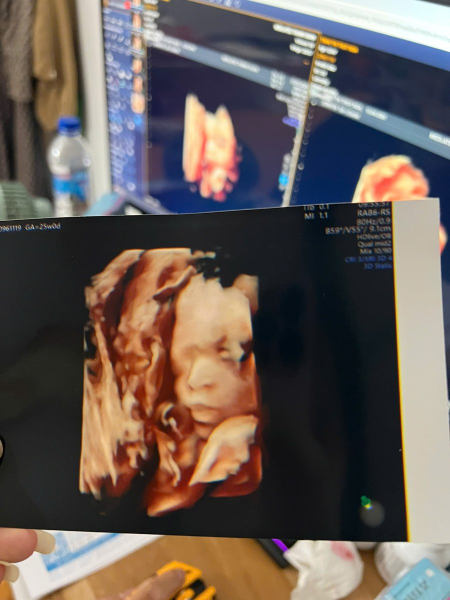
#> input picture site/photos/1.jpg, 900 x 1200 px, given as the content of the folder /Users/phamvietan/Desktop/Personal Docs/Em Khoai, which was not available (shown at 1/2 size)
$ python prepare_photos.py
#> lines starting #> are read from the running program, lines starting #| are printed output that depends on the picture
from pathlib import Path
from PIL import Image, ImageOps
import json
source = Path('/Users/phamvietan/Desktop/Personal Docs/Em Khoai')
out = Path(__file__).parent / 'site'
files = sorted((p for p in source.glob('*.jpg') if p.stem.isdigit()), key=lambda p: int(p.stem)) + sorted(source.glob('birthday-photos*.jpg'))
manifest = []
for p in files:
    im = ImageOps.exif_transpose(Image.open(p)).convert('RGB')
#> im is the input picture: PIL image 900x1200 RGB; mean R, G, B 104.1, 92.7, 86.9
    full = im.copy(); full.thumbnail((1200,1200))
    full.save(out/'photos'/f'{p.stem}.jpg', quality=83, optimize=True)
    thumb = im.copy(); thumb.thumbnail((360,360))
#> after `thumb.thumbnail((360, 360))`:
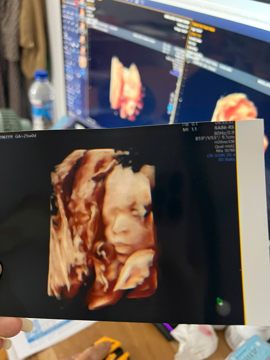
#> thumb: PIL image 270x360 RGB; mean R, G, B 104.1, 92.7, 86.9
    thumb.save(out/'thumbs'/f'{p.stem}.jpg', quality=75, optimize=True)
    manifest.append({'id':p.stem,'src':f'photos/{p.stem}.jpg','thumb':f'thumbs/{p.stem}.jpg','width':im.width,'height':im.height,'birthday':p.stem.startswith('birthday'),'label':('Sinh nhật một tuổi · '+p.stem.removeprefix('birthday-photos')) if p.stem.startswith('birthday') else ('Khoảnh khắc '+p.stem)})
(out/'photos.js').write_text('window.KHOAI_PHOTOS = '+json.dumps(manifest,ensure_ascii=False,separators=(',',':'))+';\n')
print(f'Prepared {len(manifest)} photos. Originals untouched.')
#| Prepared 1 photos. Originals untouched.
print(f'Optimized images: {sum(p.stat().st_size for d in ("photos","thumbs") for p in (out/d).glob("*.jpg"))/1024**2:.1f} MB')

$ run again, on site/photos/13.jpg
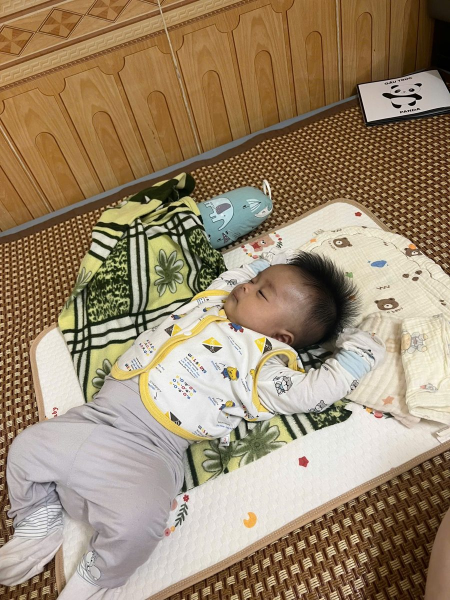
#> input picture site/photos/13.jpg, 900 x 1200 px, given as the content of the folder /Users/phamvietan/Desktop/Personal Docs/Em Khoai, which was not available (shown at 1/2 size)
#> im is the input picture: PIL image 900x1200 RGB; mean R, G, B 155.5, 136, 110
#> `thumb.thumbnail((360, 360))`:
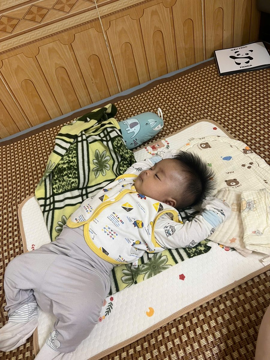
#> thumb: PIL image 270x360 RGB; mean R, G, B 155.5, 136, 110
#| Prepared 1 photos. Originals untouched.

$ run again, on site/photos/15.jpg
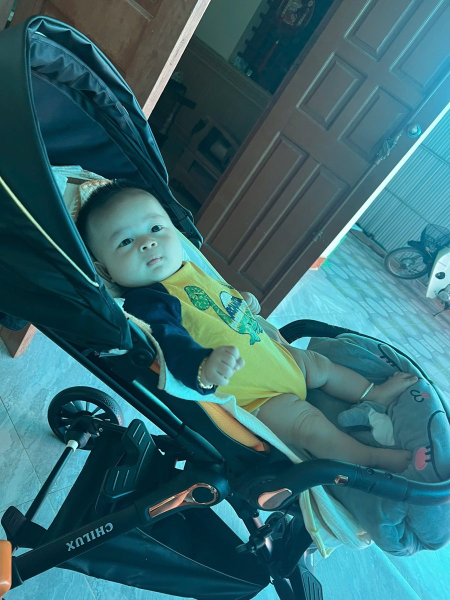
#> input picture site/photos/15.jpg, 900 x 1200 px, given as the content of the folder /Users/phamvietan/Desktop/Personal Docs/Em Khoai, which was not available (shown at 1/2 size)
#> im is the input picture: PIL image 900x1200 RGB; mean R, G, B 54.8, 104.6, 111.5
#> `thumb.thumbnail((360, 360))`:
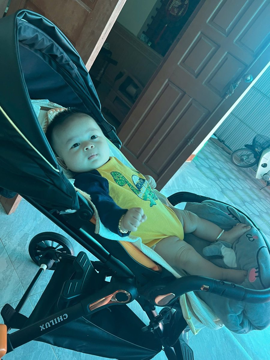
#> thumb: PIL image 270x360 RGB; mean R, G, B 54.8, 104.6, 111.5
#| Prepared 1 photos. Originals untouched.

$ run again, on site/photos/16.jpg
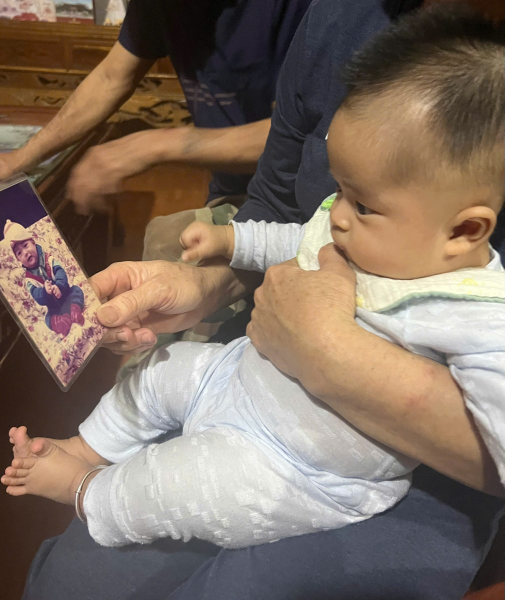
#> input picture site/photos/16.jpg, 1009 x 1200 px, given as the content of the folder /Users/phamvietan/Desktop/Personal Docs/Em Khoai, which was not available (shown at 1/2 size)
#> im is the input picture: PIL image 1009x1200 RGB; mean R, G, B 129.5, 112.8, 100.1
#> `thumb.thumbnail((360, 360))`:
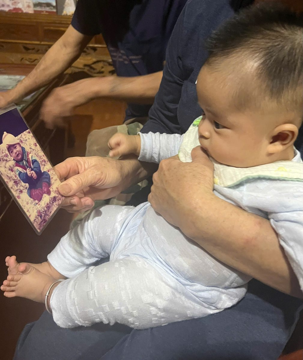
#> thumb: PIL image 303x360 RGB; mean R, G, B 129.5, 112.8, 100.1
#| Prepared 1 photos. Originals untouched.
